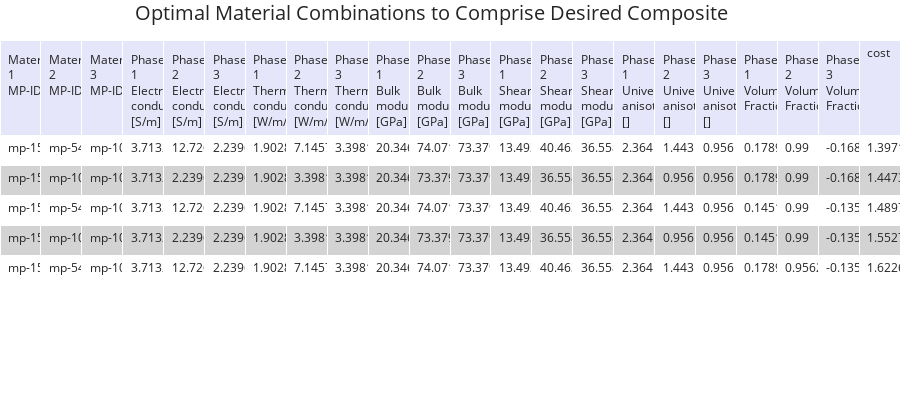

The notebook cell this image was saved under:
### Code cell
# For testing only
with open(f"test_consolidated_dict", encoding='utf-8') as f:
    test_consolidated_dict = json.load(f)

fake_matches_dict = match_finder.get_material_matches(consolidated_dict=test_consolidated_dict, threshold=1)
print(f'fake_matches_dict: {fake_matches_dict}')

match_finder.get_material_match_costs(matches_dict=fake_matches_dict, consolidated_dict=test_consolidated_dict)

### Figure 1 — Plotly figure (JSON) as saved in the notebook; plotly's stock layout.template omitted (floating-point values rounded to 4 significant figures)
{"data": [{"cells": {"align": "left", "fill": {"color": [["white", "lightgrey", "white", "lightgrey", "white"]]}, "font": {"size": 12}, "height": 30, "values": [["mp-1509", "mp-1509", "mp-1509", "mp-1509", "mp-1509"], ["mp-546266", "mp-1029799", "mp-546266", "mp-1029799", "mp-546266"], ["mp-1029799", "mp-1029799", "mp-1029799", "mp-1029799", "mp-1029799"], ["3.71323", "3.71323", "3.71323", "3.71323", "3.71323"], ["12.7262", "2.23963", "12.7262", "2.23963", "12.7262"], ["2.23963", "2.23963", "2.23963", "2.23963", "2.23963"], ["1.90284e-05", "1.90284e-05", "1.90284e-05", "1.90284e-05", "1.90284e-05"], ["7.1457e-05", "3.3981e-05", "7.1457e-05", "3.3981e-05", "7.1457e-05"], ["3.3981e-05", "3.3981e-05", "3.3981e-05", "3.3981e-05", "3.3981e-05"], ["20.346", "20.346", "20.346", "20.346", "20.346"], ["74.071", "73.379", "74.071", "73.379", "74.071"], ["73.379", "73.379", "73.379", "73.379", "73.379"], ["13.493", "13.493", "13.493", "13.493", "13.493"], ["40.463", "36.558", "40.463", "36.558", "40.463"], ["36.558", "36.558", "36.558", "36.558", "36.558"], ["2.364", "2.364", "2.364", "2.364", "2.364"], ["1.443", "0.956", "1.443", "0.956", "1.443"], ["0.956", "0.956", "0.956", "0.956", "0.956"], ["0.1789655172413793", "0.1789655172413793", "0.14517241379310344", "0.14517241379310344", "0.1789655172413793"], ["0.99", "0.99", "0.99", "0.99", "0.9562068965517241"], ["-0.16896551724137931", "-0.16896551724137931", "-0.1351724137931034", "-0.1351724137931034", "-0.1351724137931034"], ["1.3971500782514243", "1.447324675602679", "1.4897674620276518", "1.5527664615149441", "1.622601041322738"]]}, "columnwidth": 1000, "header": {"align": "left", "fill": {"color": "lavender"}, "font": {"size": 12}, "height": 30, "values": ["Material 1 MP-ID", "Material 2 MP-ID", "Material 3 MP-ID", "Phase 1 Electrical conductivity, [S/m]", "Phase 2 Electrical conductivity, [S/m]", "Phase 3 Electrical conductivity, [S/m]", "Phase 1 Thermal conductivity, [W/m/K]", "Phase 2 Thermal conductivity, [W/m/K]", "Phase 3 Thermal conductivity, [W/m/K]", "Phase 1 Bulk modulus, [GPa]", "Phase 2 Bulk modulus, [GPa]", "Phase 3 Bulk modulus, [GPa]", "Phase 1 Shear modulus, [GPa]", "Phase 2 Shear modulus, [GPa]", "Phase 3 Shear modulus, [GPa]", "Phase 1 Universal anisotropy, []", "Phase 2 Universal anisotropy, []", "Phase 3 Universal anisotropy, []", "Phase 1 Volume Fraction", "Phase 2 Volume Fraction", "Phase 3 Volume Fraction", "cost"]}, "type": "table"}], "layout": {"autosize": true, "height": 400, "margin": {"b": 0, "l": 0, "r": 0, "t": 40}, "title": {"font": {"size": 20}, "text": "Optimal Material Combinations to Comprise Desired Composite", "x": 0.15}}}
